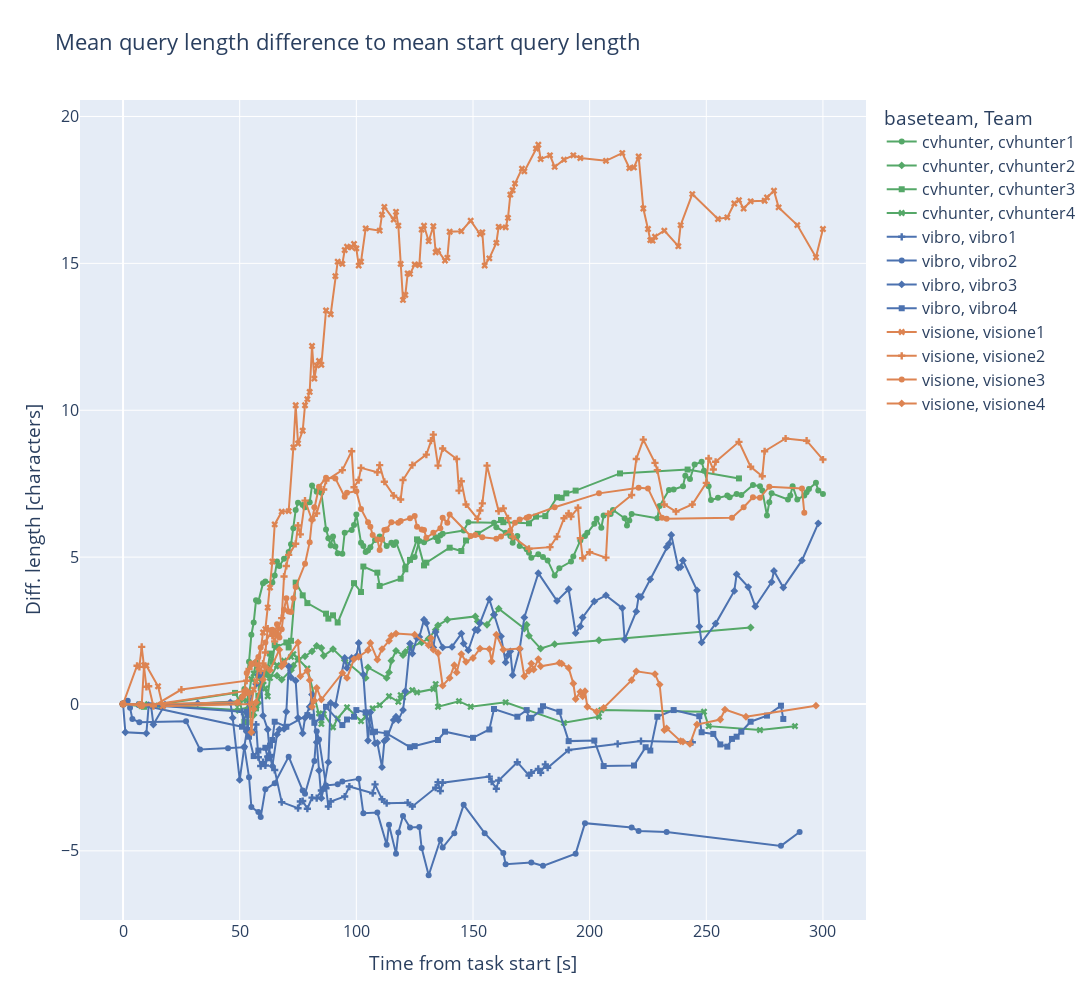

Notebook cell for this chart:
### Code cell
plot_query_length(querychanges,predefinedqueries)
